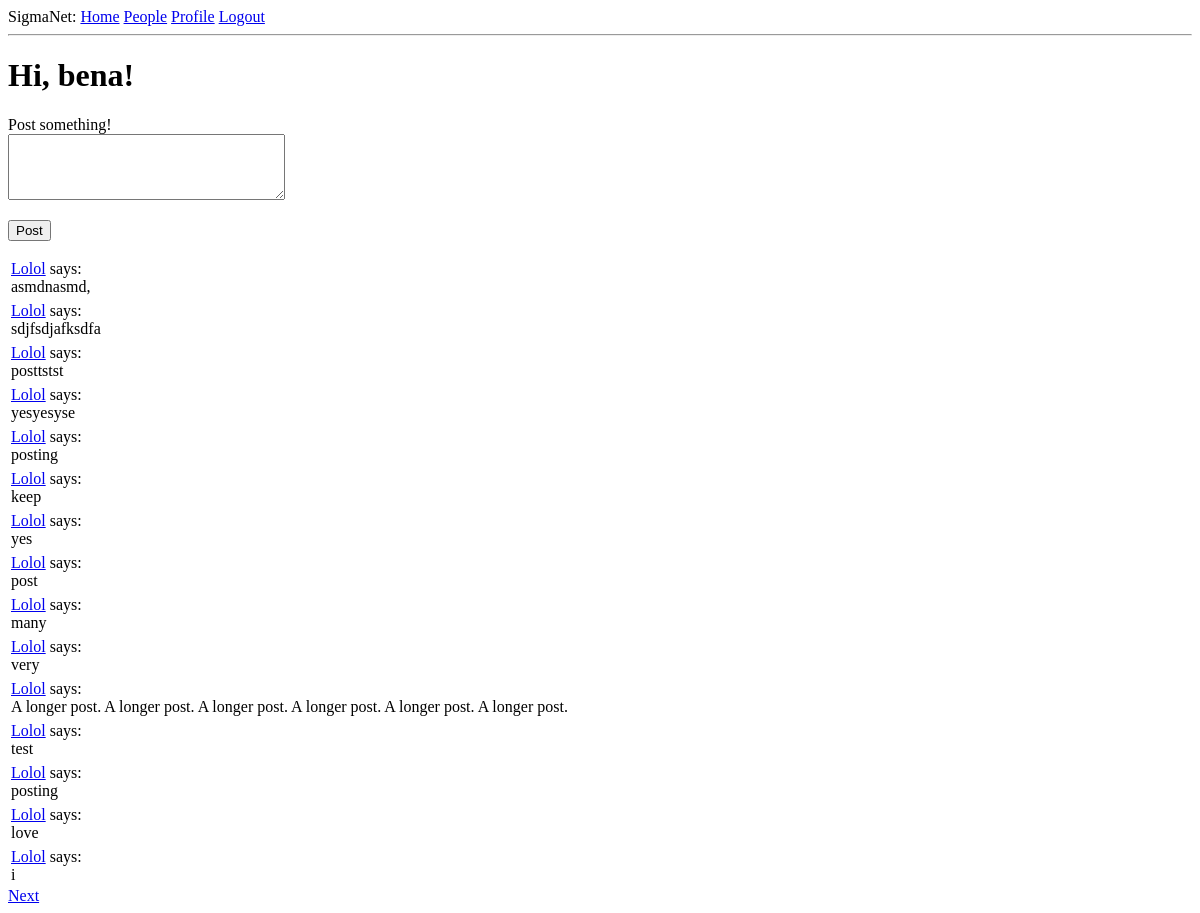
Before: /index (signed in) with the older database file.
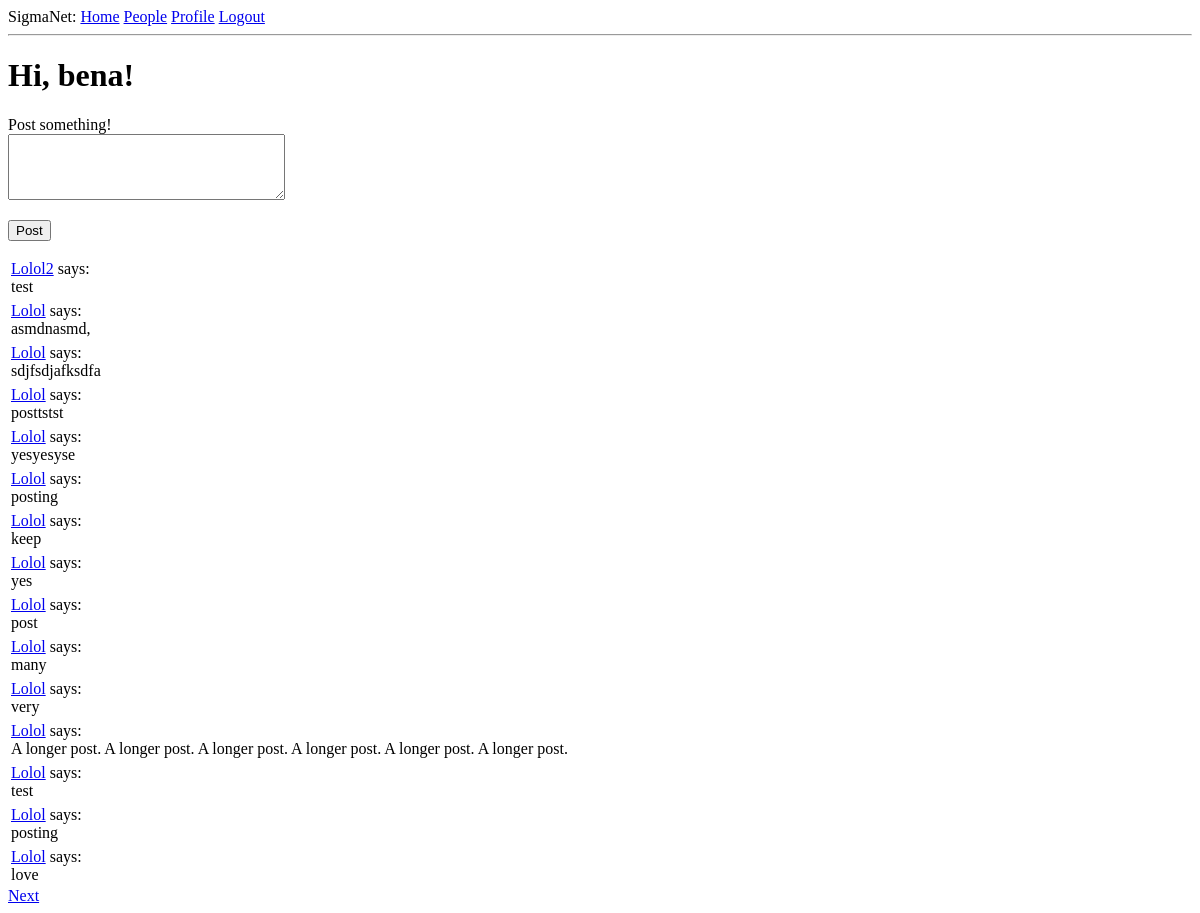
After: the same page with the newer database file.
### app/models.py (models this page shows, shortened)
class Post(db.Model):
    id = db.Column(db.Integer, primary_key=True)
    body = db.Column(db.String(140))
    timestamp = db.Column(db.DateTime, index=True, default=datetime.utcnow)
    user_id = db.Column(db.Integer, db.ForeignKey('user.id'))
    comments = db.relationship('Comment', backref='post', lazy='dynamic')

class User(UserMixin, db.Model):
    id = db.Column(db.Integer, primary_key=True)
    username = db.Column(db.String(64), index=True, unique=True)
    email = db.Column(db.String(120), index=True, unique=True)
    password_hash = db.Column(db.String(128))
    posts = db.relationship('Post', backref='author', lazy='dynamic')
    about_me = db.Column(db.String(140))
    comments = db.relationship('Comment', backref='author', lazy='dynamic')

### app/routes.py (the view)
@app.route('/', methods=['GET', 'POST'])
@app.route('/index', methods=['GET', 'POST'])
@login_required
def index():
    form = PostForm()
    if form.validate_on_submit():
        post = Post(body=form.post.data, author=current_user)
        db.session.add(post)
        db.session.commit()
        flash('Your post is now posted!')
        return redirect(url_for('index'))
    page = request.args.get('page', 1, type=int)
    posts = Post.query.order_by(Post.timestamp.desc()).paginate(
        page, app.config['POSTS_PER_PAGE'], True)
    if posts.has_next is True:
        next_url = url_for('index', page=posts.next_num)
    else:
        next_url = None
    if posts.has_prev is True:
        prev_url = url_for('index', page=posts.prev_num)
    else:
        prev_url = None
    return render_template('index.html', title='Home', form=form, posts=posts.items, next_url=next_url, prev_url=prev_url)

### app/forms.py
class PostForm(FlaskForm):
    post = TextAreaField('Post something!', validators=[
                         DataRequired(), Length(min=1, max=140)])
    submit = SubmitField('Post')

### app/models.py (called while the page is built)
@login.user_loader
def load_user(id):
    return User.query.get(int(id))

### app/routes.py (called while the page is built)
@app.before_request
def make_session_permanent():
    session.permanent = True
    app.permanent_session_lifetime = timedelta(minutes=5)

### app/templates/index.html (shortened to what this page needs)
{% extends "base.html" %}
{% block content %}
    <h1>Hi, {{ current_user.username }}!</h1>
	{% if form %}
	<form action="" method="post">
		<p>
			{{ form.post.label }}<br>
			{{ form.post(cols=32, rows=4) }}<br>
		</p>
		<p>{{ form.submit() }}</p>
	</form>
	{% endif %}
    {% for post in posts %}
		{% include '_post.html' %}
	{% endfor %}
	{% if next_url %}
		<a href="{{ next_url }}">Next</a>
	{% endif %}
{% endblock %}

### app/templates/_post.html
<table>
	<tr valign="top">
		<td><a href="{{ url_for('user', username=post.author.username) }}">{{ post.author.username }}</a> says:<br>
			<a style="text-decoration:none; color:inherit" href="{{url_for('post', post_id=post.id) }}">{{ post.body }}</a>
		</td>
	</tr>
</table>

Changed rows visible on the page:
no longer on this page (row unchanged): Post: author.username "Lolol", body "i"
added Post: author.username "Lolol2", body "test"
